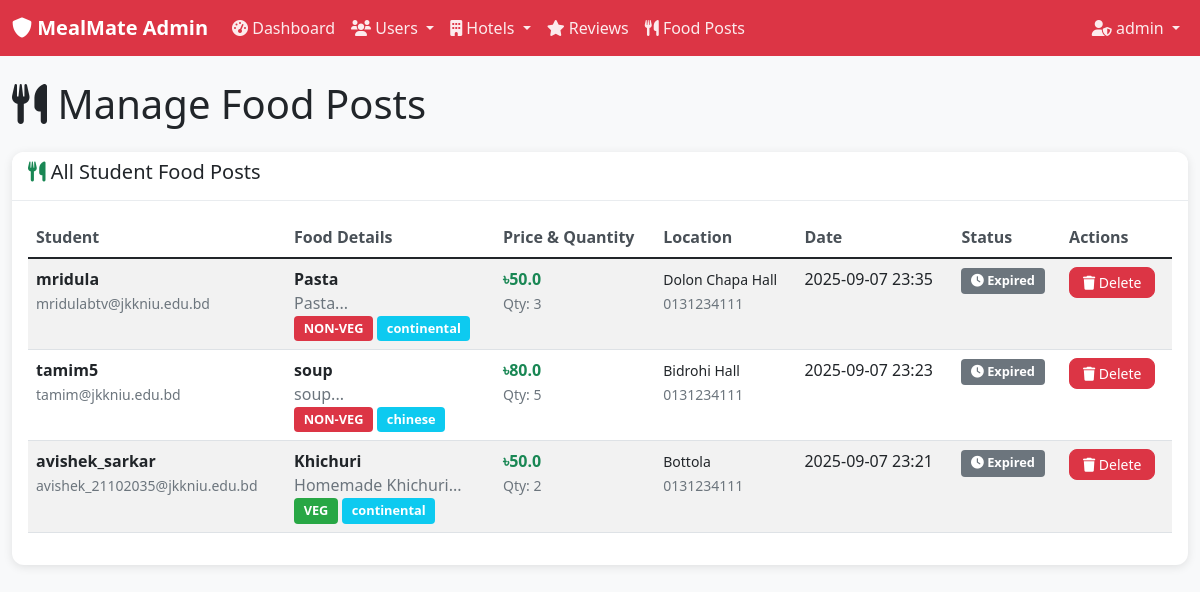
Before: /admin/food-posts (signed in) with the older database file.
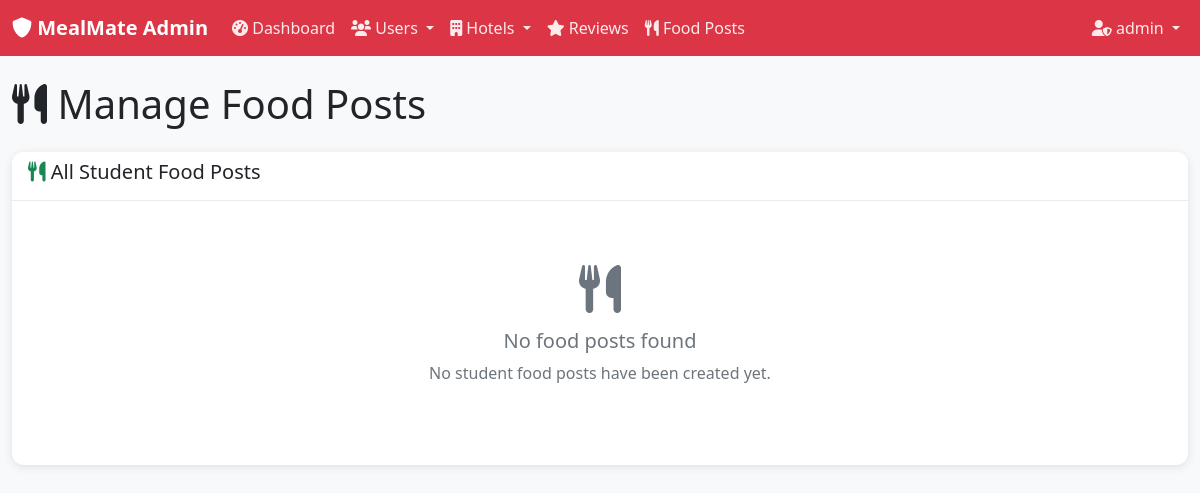
After: the same page with the newer database file.
### models.py (models this page shows, shortened)
class StudentFoodPost(db.Model):
    __tablename__ = 'student_food_posts'
    id = db.Column(db.Integer, primary_key=True)
    user_id = db.Column(db.Integer, db.ForeignKey('users.id'), nullable=False)
    title = db.Column(db.String(100), nullable=False)
    description = db.Column(db.Text, nullable=False)
    price = db.Column(db.Float, nullable=False)
    quantity = db.Column(db.Integer, nullable=False)
    food_type = db.Column(db.String(50), nullable=False)  # veg, non-veg, vegan
    cuisine = db.Column(db.String(50), nullable=True)  # indian, chinese, italian, etc.
    location = db.Column(db.String(100), nullable=False)  # hostel block, room number
    contact_info = db.Column(db.String(100), nullable=False)
    image_url = db.Column(db.String(255), nullable=True)
    is_available = db.Column(db.Boolean, default=True)
    created_at = db.Column(db.DateTime, default=datetime.utcnow)
    expires_at = db.Column(db.DateTime, default=lambda: datetime.utcnow() + timedelta(hours=24))

class User(db.Model):
    __tablename__ = 'users'
    id = db.Column(db.Integer, primary_key=True)
    username = db.Column(db.String(80), unique=True, nullable=False)
    reg_number = db.Column(db.String(20), unique=True, nullable=False)
    email = db.Column(db.String(120), unique=True, nullable=False)
    password_hash = db.Column(db.String(255), nullable=False)
    created_at = db.Column(db.DateTime, default=datetime.utcnow)
    is_active = db.Column(db.Boolean, default=True)
    is_approved = db.Column(db.Boolean, default=False)  # Admin approval required
    approved_by = db.Column(db.Integer, db.ForeignKey('admins.id'), nullable=True)
    approved_at = db.Column(db.DateTime, nullable=True)
    reviews = db.relationship('Review', backref='user', lazy=True, cascade='all, delete-orphan')
    food_posts = db.relationship('StudentFoodPost', backref='user', lazy=True, cascade='all, delete-orphan')

### app.py (the view)
    @app.route('/admin/food-posts')
    def admin_food_posts():
        if not require_admin_login():
            return redirect(url_for('admin_login'))
        food_posts = StudentFoodPost.query.order_by(StudentFoodPost.created_at.desc()).all()
        return render_template('admin/food_posts.html',
                             food_posts=food_posts,
                             current_admin=get_current_admin(),
                             current_time=datetime.utcnow())

### templates/admin/food_posts.html (shortened to what the changed rows need)
{% extends "admin/base.html" %}
{% block content %}
<div class="row">
    <div class="col-12">
        <h1 class="mb-4">
            <i class="fas fa-utensils"></i> Manage Food Posts
        </h1>
    </div>
</div>
<div class="row">
    <div class="col-12">
        <div class="card">
            <div class="card-body">
                {% if food_posts %}
                <div class="table-responsive">
                    <table class="table table-striped">
                        <thead>
                            <tr>
                                <th>Student</th>
                                <th>Food Details</th>
                                <th>Price & Quantity</th>
                                <th>Location</th>
                                <th>Date</th>
                                <th>Status</th>
                                <th>Actions</th>
                            </tr>
                        </thead>
                        <tbody>
                            {% for post in food_posts %}
                            <tr id="post-{{ post.id }}">
                                <td>
                                    <strong>{{ post.user.username }}</strong><br>
                                    <small class="text-muted">{{ post.user.email }}</small>
                                </td>
                                <td>
                                    <strong>{{ post.title }}</strong><br>
                                    <span class="text-muted">{{ post.description[:50] }}...</span><br>
                                    <span class="badge bg-{% if post.food_type == 'veg' %}success{% else %}danger{% endif %}">
                                        {{ post.food_type.upper() }}
                                    </span>
                                    <span class="badge bg-info">{{ post.cuisine }}</span>
                                </td>
                                <td>
                                    <strong class="text-success">৳{{ post.price }}</strong><br>
                                    <small class="text-muted">Qty: {{ post.quantity }}</small>
                                </td>
                                <td>
                                    <small>{{ post.location }}</small><br>
                                    <small class="text-muted">{{ post.contact_info }}</small>
                                </td>
                                <td>{{ post.created_at.strftime('%Y-%m-%d %H:%M') }}</td>
                                <td>
                                    {% if post.expires_at > current_time %}
                                        <span class="badge bg-success">
                                            <i class="fas fa-check"></i> Active
                                        </span>
                                    {% else %}
                                        <span class="badge bg-secondary">
                                            <i class="fas fa-clock"></i> Expired
                                        </span>
                                    {% endif %}
                                </td>
                                <td>
                                    <button class="btn btn-danger btn-sm"
                                            onclick="deleteFoodPost({{ post.id }}, '{{ post.title }}')">
                                        <i class="fas fa-trash"></i> Delete
                                    </button>
                                </td>
                            </tr>
                            {% endfor %}
                        </tbody>
                    </table>
                </div>
                {% else %}
                <div class="text-center py-5">
                    <i class="fas fa-utensils fa-3x text-muted mb-3"></i>
                    <h5 class="text-muted">No food posts found</h5>
                    <p class="text-muted">No student food posts have been created yet.</p>
                </div>
                {% endif %}
            </div>
        </div>
    </div>
</div>
{% endblock %}

Changed rows visible on the page:
removed StudentFoodPost: user.username "mridula", user.email "mridulabtv@jkkniu.edu.bd", title "Pasta", description "Pasta", food_type "NON-VEG", cuisine "continental", price "50.0", quantity "3", location "Dolon Chapa Hall", contact_info "0131234111", created_at "2025-09-07 23:35", shows "Expired"
removed StudentFoodPost: user.username "tamim5", user.email "tamim@jkkniu.edu.bd", title "soup", description "soup", food_type "NON-VEG", cuisine "chinese", price "80.0", quantity "5", location "Bidrohi Hall", contact_info "0131234111", created_at "2025-09-07 23:23", shows "Expired"
removed StudentFoodPost: user.username "avishek_sarkar", user.email "avishek_21102035@jkkniu.edu.bd", title "Khichuri", description "Homemade Khichuri", food_type "VEG", cuisine "continental", price "50.0", quantity "2", location "Bottola", contact_info "0131234111", created_at "2025-09-07 23:21", shows "Expired"
Other visible differences:
text no longer shown: "Student Food Details Price & Quantity Location Date Status Actions"
text now shown: "No food posts found No student food posts have been created yet."
